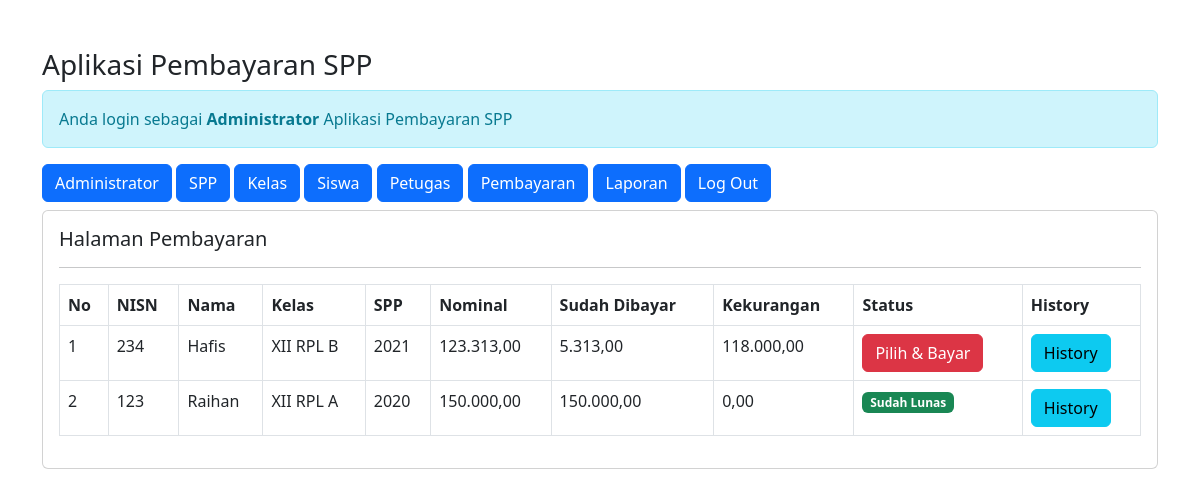
Screenshot of /admin/admin.php?url=pembayaran (signed in) with the database file from the repository.
### tables this page shows
CREATE TABLE `siswa` (
  `nisn` char(10) NOT NULL,
  `nis` char(8) NOT NULL,
  `nama` varchar(35) NOT NULL,
  `id_kelas` int(11) NOT NULL,
  `alamat` text NOT NULL,
  `no_telp` varchar(15) NOT NULL,
  `id_spp` int(11) NOT NULL
);

CREATE TABLE `kelas` (
  `id_kelas` int(11) NOT NULL,
  `nama_kelas` varchar(20) NOT NULL,
  `kompetensi_keahlian` varchar(50) NOT NULL
);

CREATE TABLE `spp` (
  `id_spp` int(11) NOT NULL,
  `tahun` int(11) NOT NULL,
  `nominal` int(11) NOT NULL
);

### admin/pembayaran.php (the view)
<h5>Halaman Pembayaran</h5>
<hr>
<table class="table table-stripped table-bordered">
    <tr class="fw-bold">
        <td>No</td>
        <td>NISN</td>
        <td>Nama</td>
        <td>Kelas</td>
        <td>SPP</td>
        <td>Nominal</td>
        <td>Sudah Dibayar</td>
        <td>Kekurangan</td>
        <td>Status</td>
        <td>History</td>
    </tr>
    <?php
    include '../conn.php';
    $no = '1';
    $sql = "SELECT*FROM siswa,spp,kelas WHERE siswa.id_kelas=kelas.id_kelas AND siswa.id_spp=spp.id_spp ORDER BY nama ASC";
    $query = mysqli_query($koneksi, $sql);
    foreach($query as $data){
        $data_pembayaran = mysqli_query($koneksi, "SELECT SUM(jumlah_bayar) as jumlah_bayar FROM pembayaran WHERE nisn = '$data[nisn]'");
        $data_pembayaran = mysqli_fetch_array($data_pembayaran);
        $sudah_bayar = $data_pembayaran['jumlah_bayar'];
        $kekurangan = $data['nominal']-$data_pembayaran['jumlah_bayar'];
        ?>
        <tr>
            <td><?= $no++; ?></td>
            <td><?= $data['nisn'] ?></td>
            <td><?= $data['nama'] ?></td>
            <td><?= $data['nama_kelas'] ?></td>
            <td><?= $data['tahun'] ?></td>
            <td><?= number_format($data['nominal'],2,',','.')?></td>
            <td><?= number_format($sudah_bayar,2,',','.')?></td>
            <td><?= number_format($kekurangan,2,',','.')?></td>
            <td>
                <?php
                if($kekurangan==0){
                    echo"<span class='badge text-bg-success'> Sudah Lunas </span>";
                }else{ ?>
                    <a href="?url=tambah-pembayaran&nisn=<?= $data['nisn']?>&kekurangan=<?= $kekurangan?>" class='btn btn-danger'> Pilih & Bayar </a>
                <?php } ?>
            </td>
            <td>
                <a href="?url=history-pembayaran&nisn=<?= $data['nisn']?>" class="btn btn-info">History</a>
            </td>
        </tr>
    <?php } ?>
</table>

### admin/admin.php (shortened to what this page needs)
<!DOCTYPE html>
<html lang="en">
<head>
    <link rel="stylesheet" href="../css/bootstrap.min.css">
</head>
<body>
    <div class="container mt-5">
        <h3>Aplikasi Pembayaran SPP</h3>
        <div class="alert alert-info">
            Anda login sebagai <b>Administrator</b> Aplikasi Pembayaran SPP
        </div>
        <a href="admin.php" class="btn btn-primary">Administrator</a>
        <a href="admin.php?url=spp" class="btn btn-primary">SPP</a>
        <a href="admin.php?url=kelas" class="btn btn-primary">Kelas</a>
        <a href="admin.php?url=siswa" class="btn btn-primary">Siswa</a>
        <a href="admin.php?url=petugas" class="btn btn-primary">Petugas</a>
        <a href="admin.php?url=pembayaran" class="btn btn-primary">Pembayaran</a>
        <a href="admin.php?url=laporan" class="btn btn-primary">Laporan</a>
        <a href="admin.php?url=logout" class="btn btn-primary">Log Out </a>
        <div class="card mt-2">
            <div class="card-body">
                <?php
                $file = @$_GET['url'];
                if(empty($file)){
                    echo"<h4>Selamat Datang Di Halaman Administrator.</h4>";
                    echo"Aplikasi Pembayaran SPP digunakan untuk mempermudah orang tua siswa/siswi dalam melakukan pembayaran SPP";
                }else{
                    include $file.'.php';
                }
                ?>
            </div>
        </div>
    </div>
</body>
</html>

### rows the page displays
siswa: nisn "234", nama "Hafis", id_kelas.nama_kelas "XII RPL B", id_spp.tahun "2021", id_spp.nominal "123.313,00", sudah_bayar "5.313,00", kekurangan "118.000,00"
siswa: nisn "123", nama "Raihan", id_kelas.nama_kelas "XII RPL A", id_spp.tahun "2020", id_spp.nominal "150.000,00", sudah_bayar "150.000,00", kekurangan "0,00", shows "Sudah Lunas"
